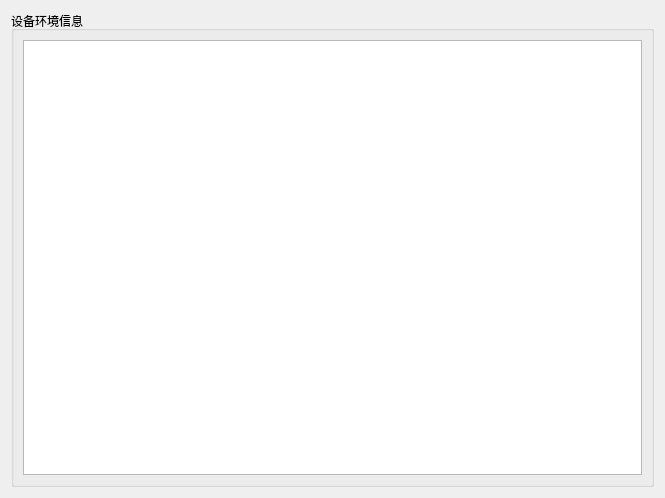
<?xml version="1.0" encoding="UTF-8"?>
<ui version="4.0">
 <class>SiEnvTableWid</class>
 <widget class="QWidget" name="SiEnvTableWid">
  <property name="geometry">
   <rect>
    <x>0</x>
    <y>0</y>
    <width>665</width>
    <height>498</height>
   </rect>
  </property>
  <property name="windowTitle">
   <string>Form</string>
  </property>
  <layout class="QGridLayout" name="gridLayout">
   <item row="0" column="0">
    <widget class="QGroupBox" name="groupBox">
     <property name="title">
      <string>设备环境信息</string>
     </property>
     <layout class="QGridLayout" name="gridLayout_2">
      <item row="0" column="0">
       <widget class="QTableWidget" name="tableWidget"/>
      </item>
     </layout>
    </widget>
   </item>
  </layout>
 </widget>
 <resources/>
 <connections/>
</ui>
